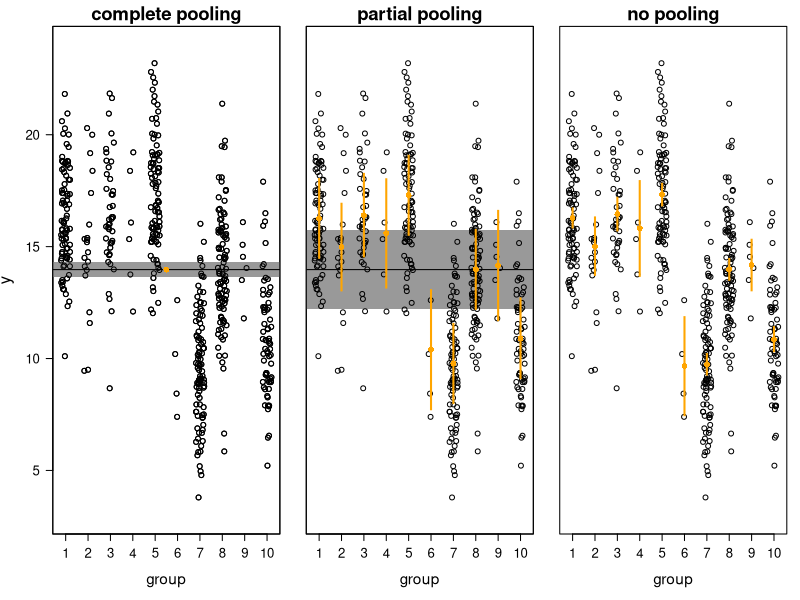

Recreate this plot in R.
## ---- chunk 1
knitr::opts_chunk$set(echo = TRUE)
library(arm)
## ---- chunk 2


# simulate unbalance data from ngroup groups
set.seed(0470)
ngroup <- 10         # number of groups
sigma <- 2.5         # residual variance (standard deviation)
sigma_b <- 3         # between-group variance (standard deviation)
group.means <- rnorm(ngroup, 15, sigma_b)               # simulate group means
npg <- rbinom(ngroup, prob=runif(ngroup), size=100)     # draw sample sizes per group at random between 0 and 100
y <- NULL
for(i in 1:ngroup) y <- c(y, rnorm(npg[i], group.means[i], sigma))         # simulate data
group <- factor(rep(c(1:ngroup), npg))                                     # create the group-factor
# end of data simulations



ylimes <- c(floor(min(y)), ceiling(max(y)))
x <-   jitter(as.numeric(group))
ps <- 1.2 # point size


# complete pooling
par(mfrow=c(1,3), mar=c(5, 1,2,1), oma=c(0,3,0,0))
plot(y~x,ylim=ylimes, xlab="group", ylab="y", las=1, cex.lab=1.4, 
     cex.axis=1.2, xaxt="n", main="complete pooling", cex.main=1.7)
axis(1, at=1:ngroup, labels=levels(group), cex.axis=1.2)
mtext("y", side=2, line=3)
m.y <- mean(y)
sd(y)
se.y <- sd(y)/sqrt(length(y))

rect(0, m.y-1.96*se.y, 21, m.y+1.96*se.y, col=grey(0.6), border=NA)
abline(h=m.y)
points(mean(1:ngroup), m.y, pch=16, cex=ps, col="orange")
points(y~x)

# partial pooling
mod <- lmer(y~1+(1|group))
summary(mod)
m.ppypg <- fixef(mod) + ranef(mod)$group
popmean <- fixef(mod)
box()

# simulates confidence intervals for means
bsim <- sim(mod, n.sim=2000)
ranefsim <- bsim@ranef$group

sem.ppypg <- apply(ranefsim[,,1], 2, sd)
sem.popmean <- sd(bsim@fixef[,1])


plot(y~x, type="n",   ylim=ylimes, xlab="group", ylab=NA, yaxt="n", las=1, cex.lab=1.4, 
    cex.axis=1.2, xaxt="n", main="partial pooling", cex.main=1.7)
axis(1, at=1:ngroup, labels=levels(group), cex.axis=1.2)

# insert population mean
rect(0, popmean-1.96*sem.popmean, 21, popmean+1.96*sem.popmean, col=grey(0.6), border=NA)
abline(h=popmean)

points(y~x)


segments(1:ngroup, unlist(m.ppypg)-1.96*sem.ppypg, 1:ngroup, unlist(m.ppypg)+1.96*sem.ppypg, lwd=2, lend="butt", col="orange")
points(1:ngroup, unlist(m.ppypg), pch=16, cex=ps, col="orange")
box()

# no pooling
plot(y~x,ylim=ylimes, xlab="group", ylab=NA, yaxt="n", las=1, cex.lab=1.4, 
     cex.axis=1.2, xaxt="n", main="no pooling", cex.main=1.7)
axis(1, at=1:ngroup, labels=levels(group), cex.axis=1.2)
m.ypg <- tapply(y, group, mean)
se.ypg <- tapply(y, group, function(x) sd(x)/sqrt(length(x)))
segments(1:ngroup, m.ypg-1.96*se.ypg, 1:ngroup, m.ypg+1.96*se.ypg, lwd=2, lend="butt", col="orange")
points(1:ngroup, m.ypg, pch=16, cex=ps, col="orange")
